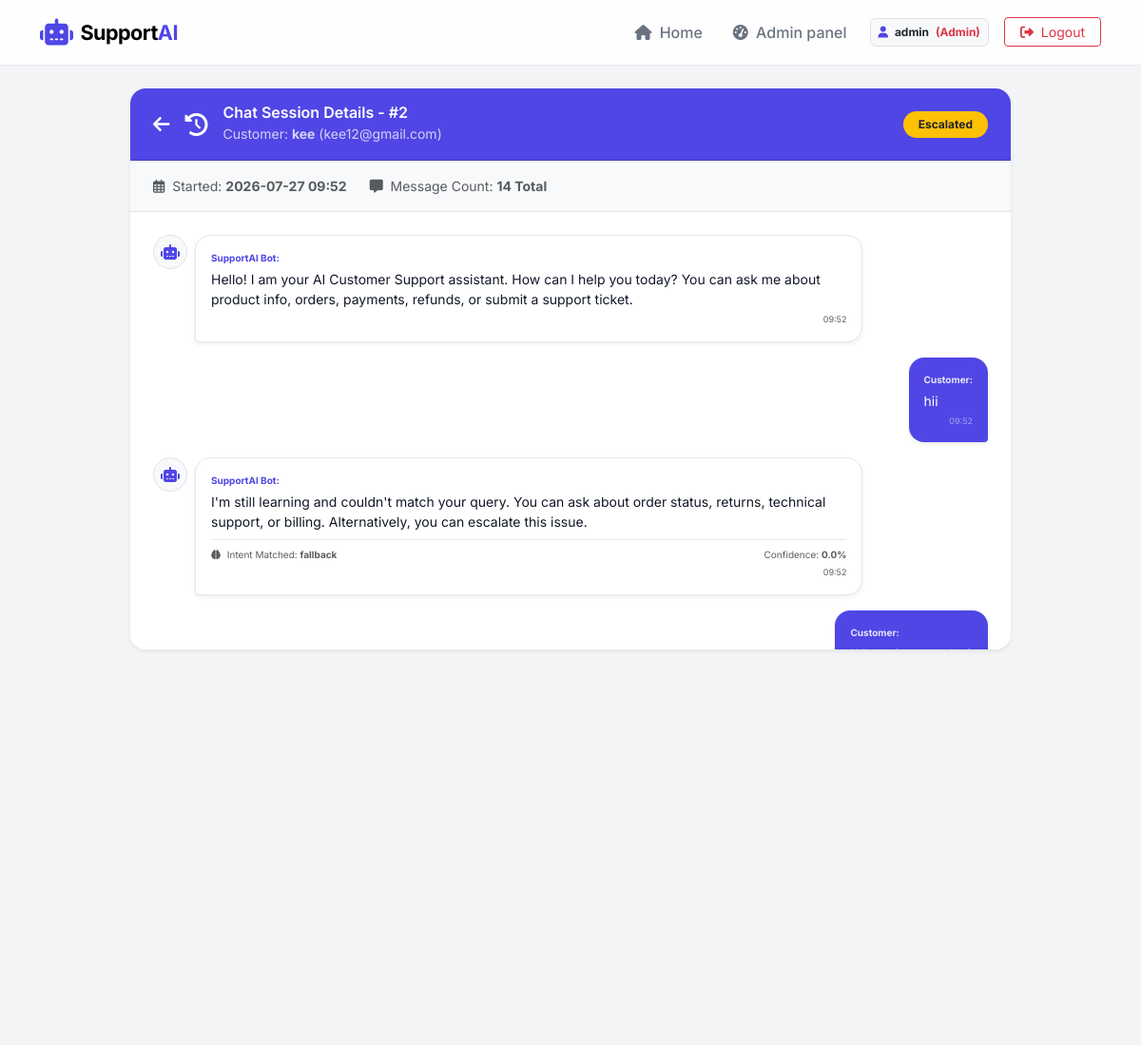
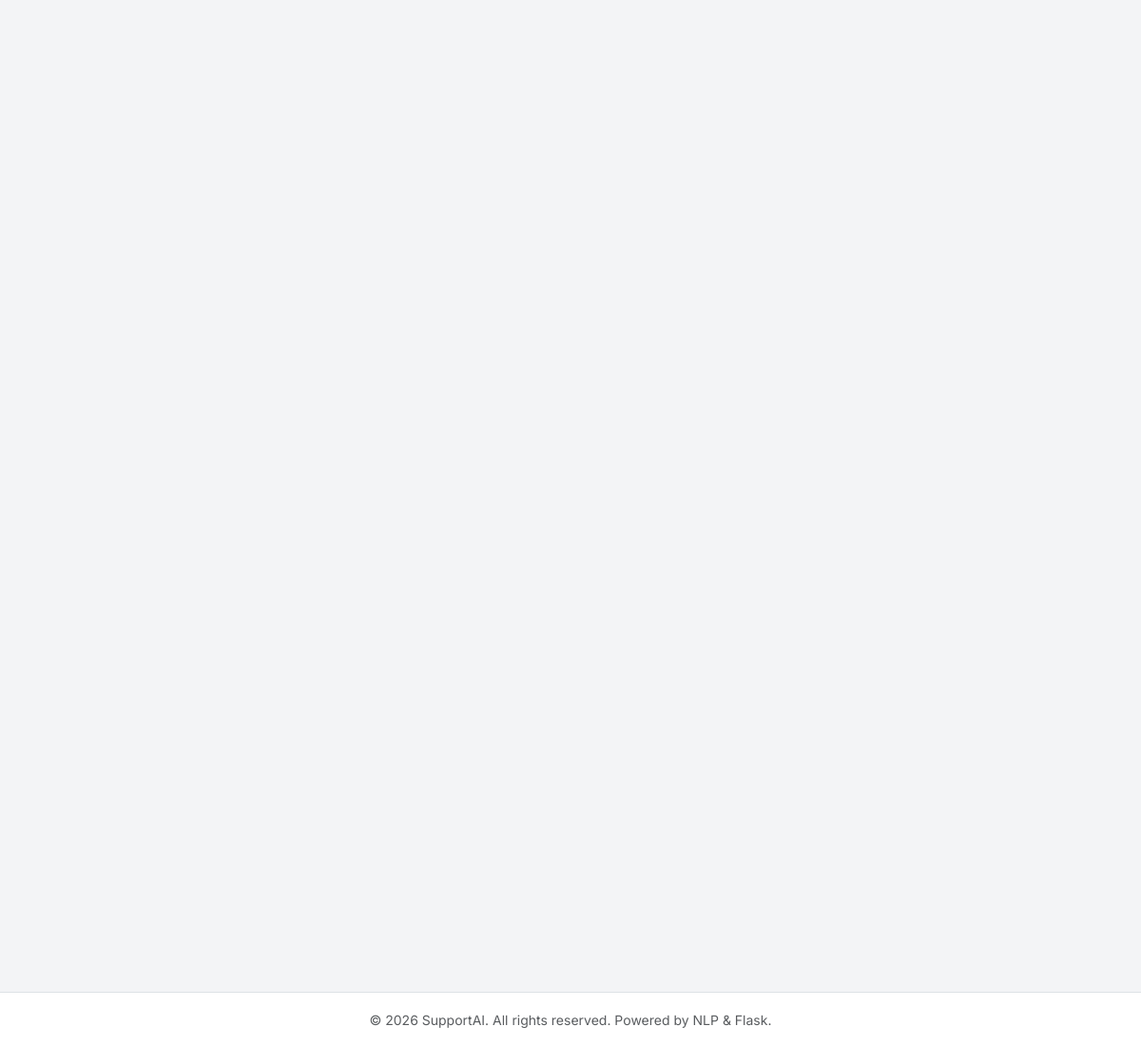
Page /admin/chats/2 (signed in) on the committed database (2 pictures, top to bottom).
### models/user.py (models this page shows, shortened)
class User(db.Model, UserMixin):
    __tablename__ = 'users'
    id = db.Column(db.Integer, primary_key=True)
    username = db.Column(db.String(80), unique=True, nullable=False)
    email = db.Column(db.String(120), unique=True, nullable=False)
    password_hash = db.Column(db.String(256), nullable=False)
    role = db.Column(db.String(20), default='customer')  # 'customer' or 'admin'
    created_at = db.Column(db.DateTime, default=datetime.utcnow)
    conversations = db.relationship('Conversation', backref='user', lazy=True, cascade='all, delete-orphan')
    tickets = db.relationship('SupportTicket', backref='user', lazy=True, cascade='all, delete-orphan')
    def is_admin(self):
        return self.role == 'admin'

### models/conversation.py (models this page shows, shortened)
class Conversation(db.Model):
    __tablename__ = 'conversations'
    id = db.Column(db.Integer, primary_key=True)
    user_id = db.Column(db.Integer, db.ForeignKey('users.id', ondelete='CASCADE'), nullable=False)
    title = db.Column(db.String(200), default='Support Chat')
    status = db.Column(db.String(20), default='active')  # 'active', 'escalated', 'closed'
    created_at = db.Column(db.DateTime, default=datetime.utcnow)
    messages = db.relationship('Message', backref='conversation', lazy=True, cascade='all, delete-orphan')

### models/message.py (models this page shows, shortened)
class Message(db.Model):
    __tablename__ = 'messages'
    id = db.Column(db.Integer, primary_key=True)
    conversation_id = db.Column(db.Integer, db.ForeignKey('conversations.id', ondelete='CASCADE'), nullable=False)
    sender = db.Column(db.String(20), nullable=False)  # 'user', 'bot', 'agent'
    message_text = db.Column(db.Text, nullable=False)
    intent = db.Column(db.String(50), nullable=True)
    confidence = db.Column(db.Float, nullable=True)
    created_at = db.Column(db.DateTime, default=datetime.utcnow)

### app.py (the view)
    @app.route('/admin/chats/<int:conversation_id>')
    @login_required
    @admin_required
    def admin_chat_detail(conversation_id):
        conv = Conversation.query.get_or_404(conversation_id)
        messages = Message.query.filter_by(conversation_id=conv.id).order_by(Message.created_at.asc()).all()
        return render_template('admin/chat_detail.html', conversation=conv, messages=messages)

### templates/admin/chat_detail.html (shortened to what this page needs)
{% extends 'base.html' %}
{% block content %}
<div class="row justify-content-center">
    <div class="col-lg-10">
        <div class="card border-0 shadow-sm rounded-4 overflow-hidden mb-4">
            <div class="card-header bg-primary text-white py-3 px-4 d-flex justify-content-between align-items-center">
                <div class="d-flex align-items-center">
                    <a href="{{ url_for('admin_chats') }}" class="text-white me-3 fs-5" title="Back to Logs">
                        <i class="fa-solid fa-arrow-left"></i>
                    </a>
                    <i class="fa-solid fa-clock-rotate-left fs-4 me-3"></i>
                    <div>
                        <h6 class="mb-0 fw-semibold">Chat Session Details - #{{ conversation.id }}</h6>
                        <small class="opacity-75">Customer: <strong>{{ conversation.user.username }}</strong> ({{ conversation.user.email }})</small>
                    </div>
                </div>
                <div>
                    {% if conversation.status == 'active' %}
                        <span class="badge bg-success px-3 py-2 rounded-pill">Active</span>
                    {% elif conversation.status == 'escalated' %}
                        <span class="badge bg-warning text-dark px-3 py-2 rounded-pill">Escalated</span>
                    {% else %}
                        <span class="badge bg-secondary px-3 py-2 rounded-pill">Closed</span>
                    {% endif %}
                </div>
            </div>
            <div class="card-body bg-light border-bottom p-3 px-4 text-muted small d-flex flex-wrap gap-4">
                <div><i class="fa-regular fa-calendar-days me-1"></i> Started: <strong>{{ conversation.created_at.strftime('%Y-%m-%d %H:%M') }}</strong></div>
                <div><i class="fa-solid fa-message me-1"></i> Message Count: <strong>{{ messages|length }} Total</strong></div>
            </div>
            <div class="card-body p-4 bg-white overflow-y-auto" style="height: 460px;">
                {% for message in messages %}
                    {% if message.sender == 'user' %}
                        <div class="d-flex mb-3 justify-content-end">
                            <div class="chat-bubble-user p-3 rounded-3 shadow-sm text-white bg-primary small text-break" style="max-width: 80%;">
                                <div class="fw-bold mb-1" style="font-size: 10px; opacity: 0.85;">Customer:</div>
                                {{ message.message_text }}
                                <div class="text-end mt-1 text-white-50" style="font-size: 9px;">
                                    {{ message.created_at.strftime('%H:%M') }}
                                </div>
                            </div>
                        </div>
                    {% else %}
                        <div class="d-flex mb-3">
                            <div class="chat-avatar bg-light border text-primary rounded-circle d-flex align-items-center justify-content-center me-2 flex-shrink-0" style="width: 36px; height: 36px;">
                                <i class="fa-solid fa-robot"></i>
                            </div>
                            <div class="chat-bubble-bot p-3 rounded-3 shadow-sm bg-light border text-dark small text-break" style="max-width: 80%;">
                                <div class="fw-bold mb-1 text-primary" style="font-size: 10px;">SupportAI Bot:</div>
                                {{ message.message_text }}
                                {% if message.intent and message.intent != 'greeting' and message.intent != 'goodbye' and message.intent != 'escalate' %}
                                    <div class="mt-2 pt-2 border-top border-light-subtle d-flex align-items-center justify-content-between text-muted" style="font-size: 10px;">
                                        <span><i class="fa-solid fa-brain me-1"></i> Intent Matched: <strong>{{ message.intent }}</strong></span>
                                        <span>Confidence: <strong>{{ (message.confidence * 100)|round(1) }}%</strong></span>
                                    </div>
                                {% endif %}
                                <div class="text-end mt-1 text-muted" style="font-size: 9px;">
                                    {{ message.created_at.strftime('%H:%M') }}
                                </div>
                            </div>
                        </div>
                    {% endif %}
                {% endfor %}
            </div>
        </div>
    </div>
</div>
{% endblock %}

### templates/base.html (shortened to what this page needs)
<!DOCTYPE html>
<html lang="en">
<head>
    <link href="https://cdn.jsdelivr.net/npm/bootstrap@5.3.3/dist/css/bootstrap.min.css" rel="stylesheet">
    <link rel="stylesheet" href="https://cdnjs.cloudflare.com/ajax/libs/font-awesome/6.4.0/css/all.min.css">
    <link rel="stylesheet" href="{{ url_for('static', filename='css/style.css') }}">
</head>
<body>
    <nav class="navbar navbar-expand-lg sticky-top" id="mainNavbar">
        <div class="container">
            <a class="navbar-brand d-flex align-items-center" href="{{ url_for('index') }}" id="navBrand">
                <i class="fa-solid fa-robot me-2 text-primary fs-3"></i>
                <span class="fw-bold tracking-tight">Support<span class="text-primary">AI</span></span>
            </a>
            <div class="collapse navbar-collapse" id="navbarContent">
                <ul class="navbar-nav ms-auto align-items-center">
                    <li class="nav-item">
                        <a class="nav-link" href="{{ url_for('index') }}"><i class="fa-solid fa-house me-1"></i> Home</a>
                    </li>
                    {% if current_user.is_authenticated %}
                        {% if current_user.is_admin() %}
                            <li class="nav-item">
                                <a class="nav-link" href="{{ url_for('admin_dashboard') }}"><i class="fa-solid fa-gauge-high me-1"></i> Admin panel</a>
                            </li>
                        {% else %}
                            <li class="nav-item">
                                <a class="nav-link" href="{{ url_for('dashboard') }}"><i class="fa-solid fa-table-columns me-1"></i> Dashboard</a>
                            </li>
                        {% endif %}
                        <li class="nav-item ms-lg-2">
                            <span class="badge bg-light text-dark border p-2 d-none d-lg-inline-block">
                                <i class="fa-solid fa-user me-1 text-primary"></i> {{ current_user.username }}
                                {% if current_user.is_admin() %}
                                    <span class="text-danger fw-bold ms-1">(Admin)</span>
                                {% endif %}
                            </span>
                        </li>
                        <li class="nav-item ms-lg-3">
                            <a class="btn btn-outline-danger btn-sm px-3" href="{{ url_for('logout') }}"><i class="fa-solid fa-right-from-bracket me-1"></i> Logout</a>
                        </li>
                    {% endif %}
                </ul>
            </div>
        </div>
    </nav>
    <main class="py-4">
        <div class="container">
            {% block content %}{% endblock %}
        </div>
    </main>
    <footer class="footer mt-auto py-3 bg-white border-top">
        <div class="container text-center">
            <span class="text-muted small">&copy; 2026 SupportAI. All rights reserved. Powered by NLP & Flask.</span>
        </div>
    </footer>
</body>
</html>

### static/css/style.css (style rules this page uses)
:root { --primary-color: #4f46e5; --primary-hover: #4338ca; --bg-light: #f9fafb; --text-dark: #111827; --text-muted: #6b7280; --border-color: #e5e7eb; --card-shadow: 0 4px 6px -1px rgb(0 0 0 / 0.05), 0 2px 4px -2px rgb(0 0 0 / 0.05); --card-hover-shadow: 0 10px 15px -3px rgb(0 0 0 / 0.1), 0 4px 6px -4px rgb(0 0 0 / 0.1); }
body { font-family: 'Inter', sans-serif; background-color: #f3f4f6; color: var(--text-dark); min-height: 100vh; display: flex; flex-direction: column; }
#mainNavbar { background-color: rgb(255 255 255 / 90%); backdrop-filter: blur(8px); border-bottom: 1px solid var(--border-color); padding: 0.8rem 0; }
#navBrand { font-size: 1.35rem; letter-spacing: -0.025em; }
.nav-link { font-weight: 500; color: var(--text-muted); transition: color 0.2s ease; padding: 0.5rem 1rem !important; }
.chat-bubble-user { background-color: var(--primary-color) !important; color: white !important; border-radius: 16px 16px 4px 16px !important; }
.chat-bubble-bot { background-color: white !important; border: 1px solid var(--border-color) !important; color: var(--text-dark) !important; border-radius: 16px 16px 16px 4px !important; }
.text-primary { color: var(--primary-color) !important; }
.bg-primary { background-color: var(--primary-color) !important; }

### rows in the picture
User: username "admin"
Conversation: id "2", created_at "2026-07-27 09:52"
User: user.username "kee", user.email "kee12@gmail.com"
Message: message_text "Hello! I am your AI Customer Support assistant. How can I help you today? You can ask me about product info, orders, payments, refunds, or submit a support ticket.", created_at "09:52"
Message: message_text "hii", created_at "09:52"
Message: message_text "I'm still learning and couldn't match your query. You can ask about order status, returns, technical support, or billing. Alternatively, you can escalate this issue.", intent "fallback", (message.confidence*100)|round(1) "0.0", created_at "09:52"

### other values in the picture
{{ messages|length }} "14"
